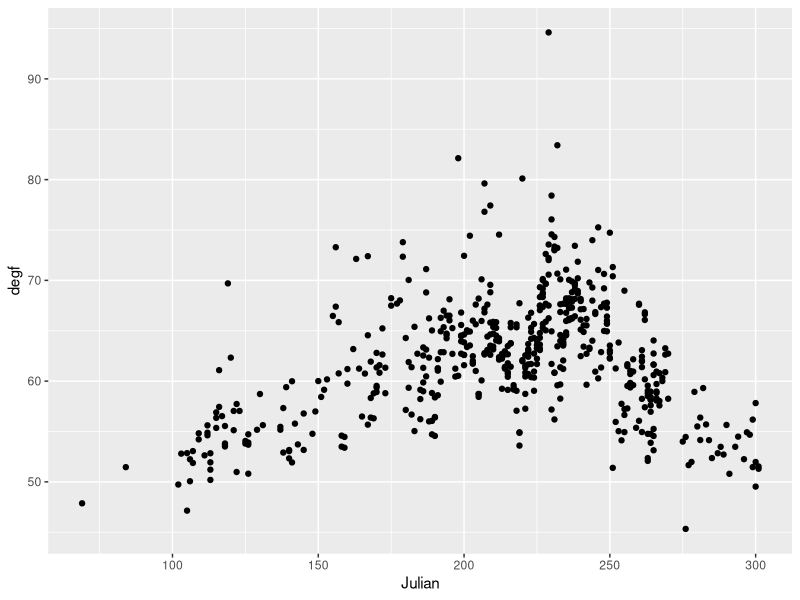
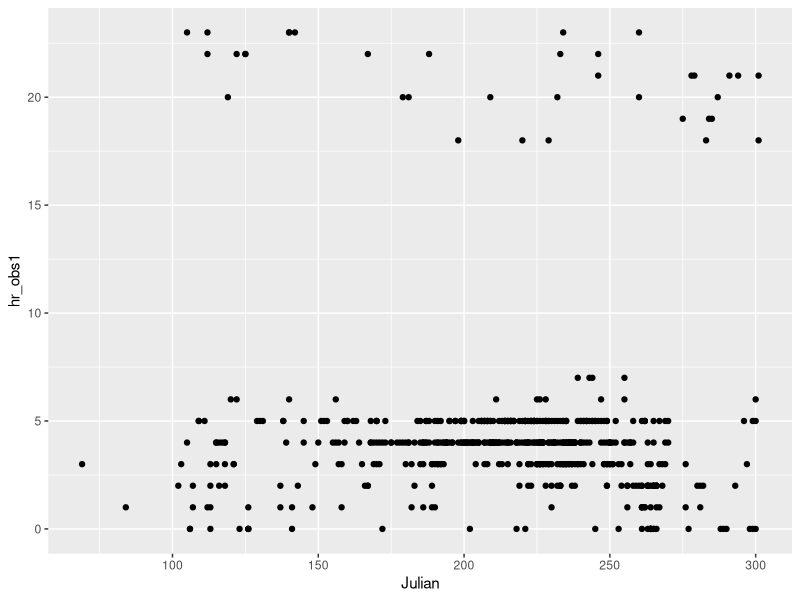

The R source for these figures, in order:
#===========================================================================#
# script12_explore_count_and_temperature2.R
# 
# Uses the "combined" data set created in script10 to explore relationsips 
#
# PARTS
# 1. Basic questions about combined data set (multiple obs/night?)(line 14)  
# 2. Examine captures after 7AM (before midnight) (line 64)  
#
# combined--imported as created in script10
# combined3
#  - Night only
#  - Only first obs of night for that site
#===========================================================================#

library(tidyverse)
library(lubridate)
library(timechange)

#-- 1. (Heading to be determined) --------

combined <- read_csv("./data/merged_count_and_temp_data.csv")
combined
# A tibble: 1,428 x 11
#   pest_dif site         Yr Mnth.x Julian    Hr degf_avg degf_lo degf_hi rh_avg Mnth.y
#      <dbl> <chr>     <dbl> <chr>   <dbl> <dbl>    <dbl>   <dbl>   <dbl>  <dbl> <chr> 
# 1        1 UCKearney  2019 Jun       153     5     60.2    59.7    61.2   89.8 Jun   
# 2        1 UCKearney  2019 Jul       191     4     61.2    60.3    62.2   83.6 Jul   
# 3        1 UCKearney  2019 Jul       194     4     64.2    63.9    65.1   93.2 Jul 

################################
### Reduce to night observations

combined3 <- combined %>% 
  filter(Hr <= 7 | Hr >= 18) %>% 
  group_by(Yr,site,Mnth.x,Julian) %>% 
  summarise(hr_obs1 = min(Hr),
            degf = mean(degf_avg))

combined3
# A tibble: 556 x 6
# Groups:   Yr, site, Mnth.x [52]
# Yr site       Mnth.x Julian hr_obs1  degf
#    <dbl> <chr>      <chr>   <dbl>   <dbl> <dbl>
# 1  2019 mikewoolf1 Aug       213       5  59.2
# 2  2019 mikewoolf1 Aug       215       5  62.7

ggplot(combined3, aes(x = Julian, y = degf)) +
  geom_point()

ggplot(combined3, aes(x = Julian, y = hr_obs1)) +
  geom_point() 
